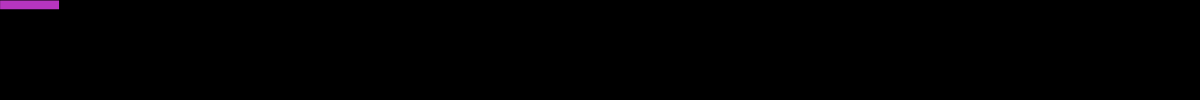
Frame 1 (no input)
Frame 60 (no input): identical to frame 1, image omitted
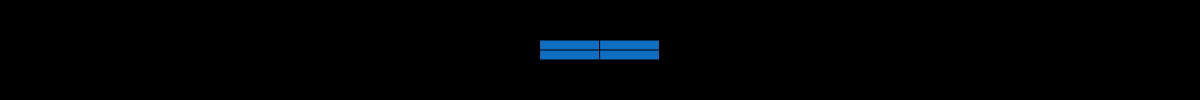
Frame 120 (the mouse pressed at the canvas centre since frame 60)

The p5.js sketch that drew these frames (run headless with seeded random() and noise() and a simulated clock; from frame 60 on, the mouse is pressed at the canvas centre):

// p5.js sketch
// ── sketch.js
var	pads = [],
	k = -1,
	song;
	x = 20,
	y = 10,
	xp = 0,
	yp = 0,
	bg = [255, 255, 255];

function setup() {
	createCanvas(document.body.clientWidth, document.body.clientHeight);
	frameRate(100);
	xp = document.body.clientWidth / x;
	yp = document.body.clientHeight / y;

	for (var i = 0; i < x; i++) {
		pads.push([]);
		for (var j = 0; j < y; j++) {
			pads[i].push([i * (document.body.clientWidth / x), j * (document.body.clientHeight / y), bg, 0]);
		}
	}
}

function draw() {
	background(bg[0], bg[1], bg[2]);
	for (var i = 0; i < x; i++) {
		for (var j = 0; j < y; j++) {
			if ((pads[i][j][0] <= mouseX) && ((pads[i][j][0] + xp) >= mouseX) && (pads[i][j][1] <= mouseY) && ((pads[i][j][1] + yp) >= mouseY)) {
				if (pads[i][j][3] < 1) {
					pads[i][j][2][0] = random(0, 255);
					pads[i][j][2][1] = random(0, 255);
					pads[i][j][2][2] = random(0, 255);
					pads[i][j][3] = 1;
				}
			} else if (pads[i][j][3] > 0) {
				pads[i][j][3] -= pads[i][j][3] * .1;
			}

			fill(pads[i][j][2][0] * pads[i][j][3], pads[i][j][2][1] * pads[i][j][3], pads[i][j][2][2] * pads[i][j][3]);
			rect(pads[i][j][0], pads[i][j][1], pads[i][j][0] + xp, pads[i][j][1] + yp);
		}
	}
}
